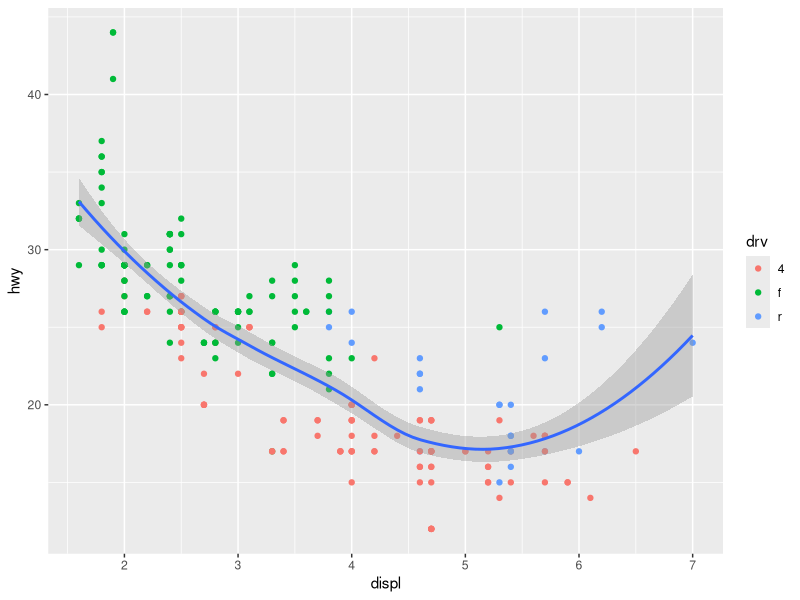
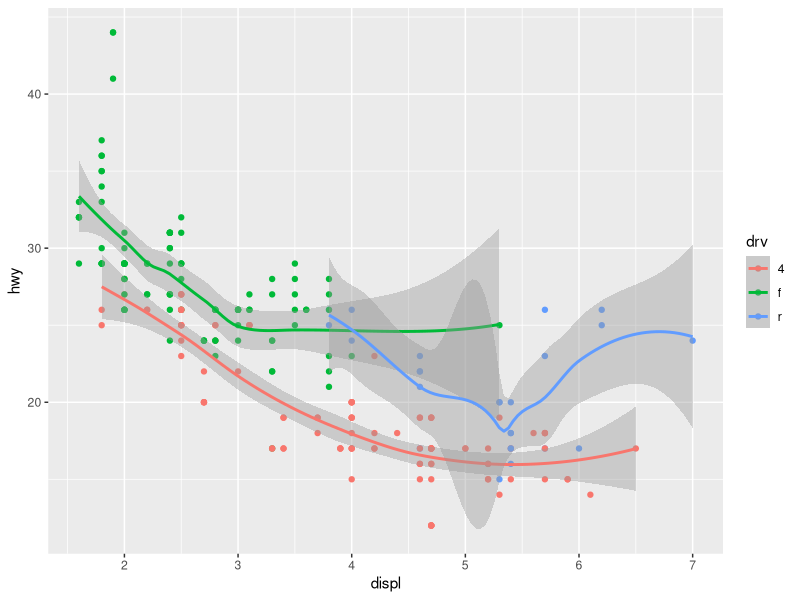
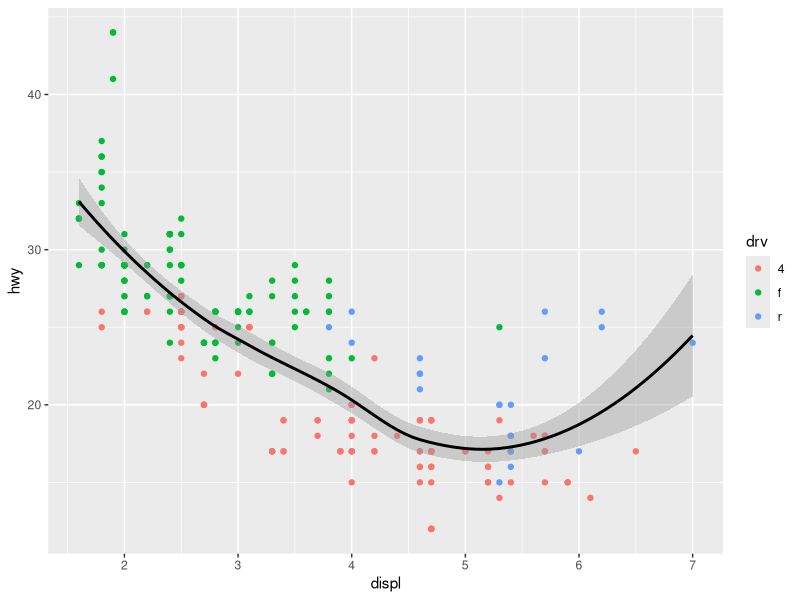
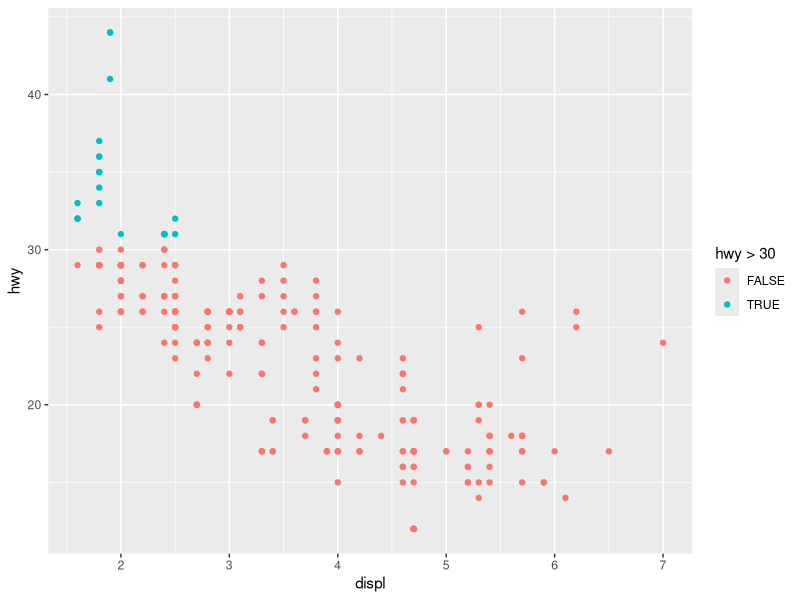
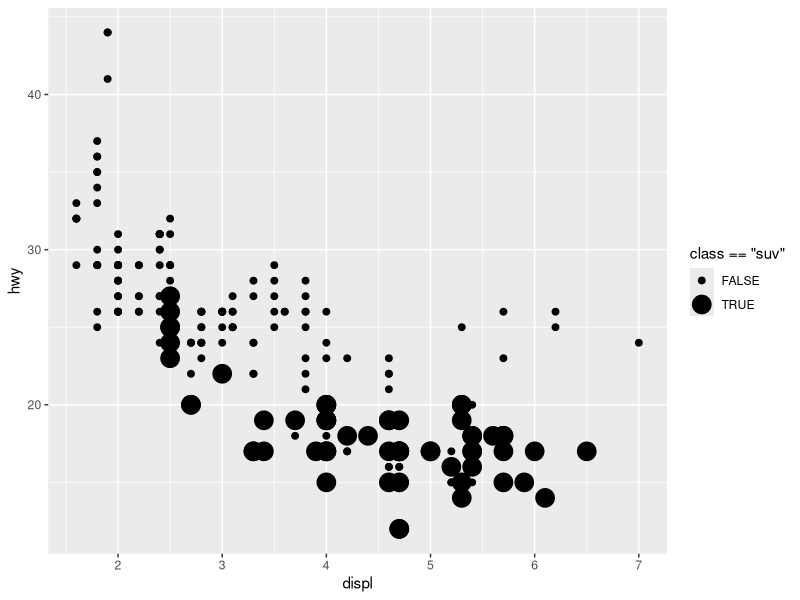
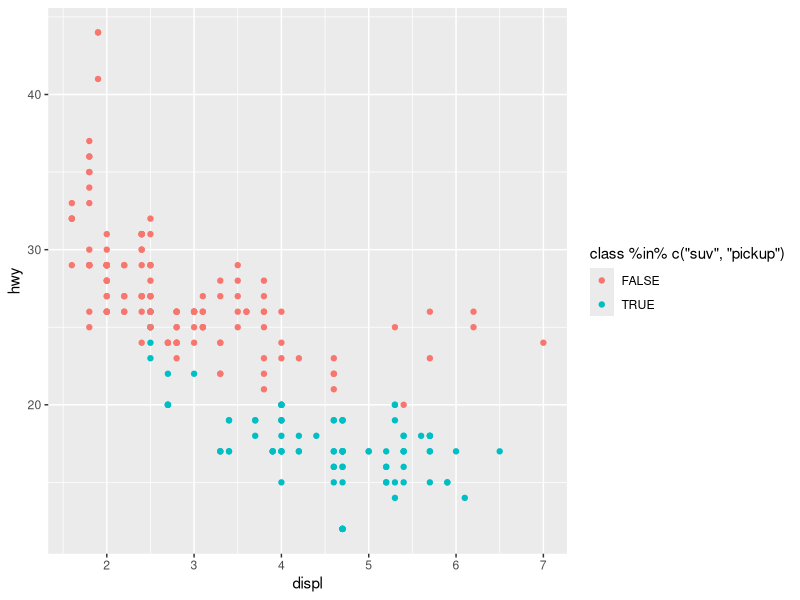
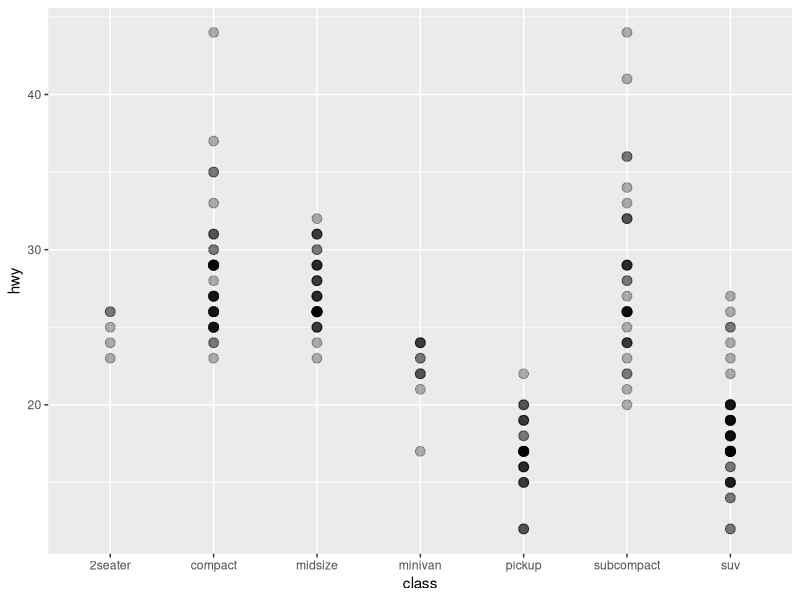
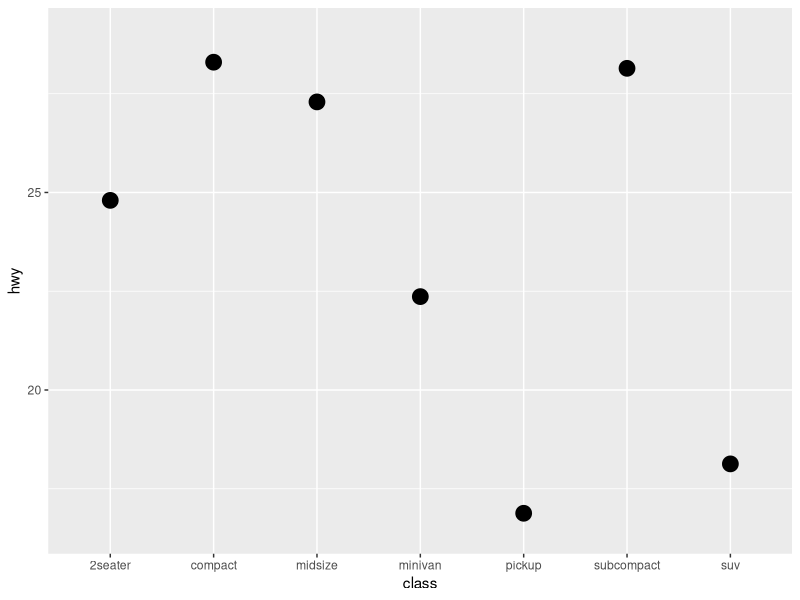

These charts were generated, in order, by the following R code:
## ---- chunk 1
library(ggplot2)

# local
ggplot(mpg, aes(x = displ, y = hwy)) +
  geom_point(aes(color = drv)) +
  geom_smooth()

# global
ggplot(mpg, aes(
  x = displ, y = hwy,
  color = drv
)) +
  geom_point() +
  geom_smooth()

# overwrite
ggplot(mpg, aes(
  x = displ, y = hwy,
  color = drv
)) +
  geom_point() +
  geom_smooth(color = "black")
## ---- chunk 2
# numeric
ggplot(mpg, aes(x = displ, y = hwy)) +
  geom_point(
    aes(color = hwy > 30)
  )

# categorical
ggplot(mpg, aes(x = displ, y = hwy)) +
  geom_point(
    aes(size = class == "suv")
  )

# multiple values
ggplot(mpg, aes(x = displ, y = hwy)) +
  geom_point(
    aes(color = class %in% c("suv", "pickup"))
  )
## ---- chunk 3
# default stat
ggplot(mpg, aes(x = class, y = hwy)) +
  geom_point(
    alpha = .3, size = 3,
    # default: draw data as it is
    stat = "identity"
  )

# custom stat
ggplot(mpg, aes(x = class, y = hwy)) +
  geom_point(
    size = 5,
    # custom: first calculate summary (mean by default)
    stat = "summary"
  )
## ---- chunk 4
# geom approach
ggplot(mpg, aes(y = class)) +
  geom_bar(
    # default transformation:
    # calculate counts per group
    stat = "count"
  )

# stat approach
ggplot(mpg, aes(y = class)) +
  stat_count(
    # default geometry:
    # draw a bar per group
    geom = "bar",
    # these arguments are ignored until
    # you change the geom to point
    shape = "🚗",
    size = 10
  )
## ---- chunk 5
ggplot(mpg, aes(x = class, y = hwy)) +
  stat_summary()
## ---- chunk 6
# mean on top of a boxplot
ggplot(mpg, aes(x = class, y = hwy)) +
  geom_boxplot() +
  stat_summary(
    geom = "point",
    size = 4,
    shape = 23,
    color = "#00978A",
    fill = "#88EBDD",
    stroke = 1.2
  )

# after_stat to access value after calculation
ggplot(mpg, aes(x = class, y = hwy)) +
  geom_hline(yintercept = 20, color = "gray60") +
  geom_boxplot() +
  stat_summary(
    fun = mean,
    geom = "point",
    size = 4,
    shape = 23,
    aes(fill = after_stat(y) > 20),
    stroke = 1.2
  )
## ---- chunk 7
# mean_sdl() is a handy helper that draws mean ± SD intervals — but by default, it shows mean ± 2 × SD. To change that, we have to use the fun.args argument.
ggplot(mpg, aes(x = class, y = hwy)) +
  stat_summary(
    fun.data = mean_sdl,
    fun.args = list(mult = 1)
  )

# Alternatively, you can pass your own functions — it's a bit more intimidating maybe, but actually not that difficult. This is how you calculate mean ± SD manually.
ggplot(mpg, aes(x = class, y = hwy)) +
  stat_summary(
    fun = mean,
    fun.max = function(y) mean(y) + sd(y),
    fun.min = function(y) mean(y) - sd(y)
  )
## ---- chunk 8
ggplot(mpg, aes(x = class, y = hwy)) +
  stat_summary(
    geom = "errorbar",
    fun.max = function(y) mean(y) + sd(y),
    fun.min = function(y) mean(y) - sd(y),
    width = .3
  ) +
  stat_summary(
    geom = "point",
    fun = mean,
    size = 2
  ) +
  stat_summary(
    geom = "text",
    fun = mean,
    aes(label = after_stat(round(y, 1))),
    hjust = -0.3
  )
## ---- chunk 9
ggplot(mpg, aes(x = class, y = hwy)) +
  geom_boxplot() +
  stat_summary(
    geom = "point",
    size = 4,
    color = "red",
    shape = 1,
    stroke = 2
  ) +
  stat_summary(
    fun = min,
    geom = "point",
    shape = 17, # triangle
    size = 3,
    color = "#00978A"
  ) +
  stat_summary(
    fun = max,
    geom = "point",
    shape = 15, # square
    size = 3,
    color = "#00978A"
  )
## ---- chunk 10
df <- data.frame(
  year = rep(factor(2018:2024), times = 5),
  scoops = c(180, 190, 160, 175, 200, 210, 195, 70, 75, 60, 65, 70, 78, 73, 40, 50, 45, 48, 60, 66, 58, 120, 140, 130, 185, 160, 175, 230, 80, 95, 85, 88, 110, 120, 105),
  flavor = rep(c("Classic Vanilla", "Chocolate", "Mango Sorbet", "Special Flavor", "Strawberry"), each = 7)
)

ggplot(df, aes(x = flavor, y = scoops)) +
  stat_summary(
    aes(color = flavor),
    geom = "point",
    fun = mean,
    shape = 4,
    stroke = 4,
    size = 6
  ) +
  geom_point(
    aes(fill = flavor),
    shape = 21, size = 3, alpha = 0.5
  ) +
  theme_minimal() +
  # this removes all legends
  theme(legend.position = "none")
## ---- chunk 11
set.seed(42)
df <- data.frame(
  subject = sample(c("Math", "Science", "History", "English"), size = 60, replace = TRUE),
  grade = sample(c("A", "B", "C", "D"), size = 60, replace = TRUE),
  n = sample(1:10, size = 60, replace = TRUE) # students in each exam
)

ggplot(df, aes(x = grade, y = subject, z = n)) +
  stat_summary_2d(
    fun = sum,
    color = "white",
    linewidth = 0.6
  )
